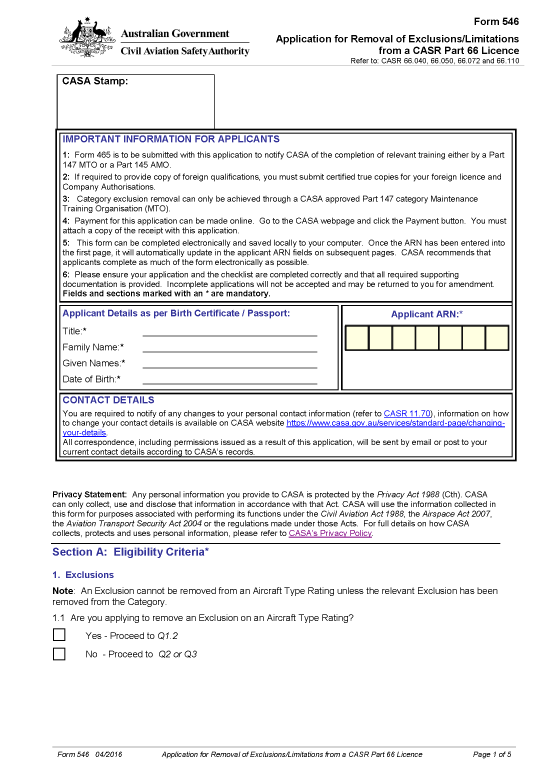
#> input picture data/form100.png, 1654 x 2339 px, given in place of form329.png, which was not available (shown at 1/3 size)
$ jupyter execute --allow-errors PDF-Filing-OPENCV.ipynb
#> lines starting #> are read from the running program, lines starting #| are printed output that depends on the picture; after the words box and inside, x2 and y2 are one past the last pixel; in counts of white or black regions, pixels touching at a corner belong together; pictures that were not available may be replaced by others from this repository, and a replacement may not be noted
[cell 1]
import os
from PIL import Image
import matplotlib.pyplot as plt

# Path to the data folder
data_folder = os.path.join(os.path.dirname("*"), "data")

# Get all image files from the data folder
image_extensions = (".png", ".jpg", ".jpeg", ".bmp", ".tiff")
image_files = [f for f in os.listdir(data_folder) if f.lower().endswith(image_extensions)]
image_files

[cell 2]
len(image_files)

#> (a cell that did not finish here is left out)

#> (a cell that did not finish here is left out)

[cell 5]
import os
import cv2
import numpy as np
from PIL import Image
import matplotlib.pyplot as plt
import matplotlib.patches as mpatches

# ─────────────────────────────────────────────
# CONFIG
# ─────────────────────────────────────────────
DATA_FOLDER = os.path.join(os.path.dirname("*"), "data")
IMAGE_NAME  = "form329.png"          # ← change to any form image
IMAGE_PATH  = os.path.join(DATA_FOLDER, IMAGE_NAME)

# Tuning knobs (tweak if detection is off)
MIN_TEXT_FIELD_W   = 60    # min width  of a text-input box (px)
MIN_TEXT_FIELD_H   = 10    # min height of a text-input box (px)
MAX_TEXT_FIELD_W   = 1400  # ignore page-width rectangles
MAX_TEXT_FIELD_H   = 80    # taller than this → not a text field
CHECKBOX_MIN       = 10    # min side length for checkbox / radio
CHECKBOX_MAX       = 50    # max side length for checkbox / radio
SQUARE_TOLERANCE   = 0.30  # how close to square (0 = perfect square)

# ─────────────────────────────────────────────
# HELPERS
# ─────────────────────────────────────────────

def load_image(path):
    """Load with OpenCV; handle 1-bit (binary) PNGs via Pillow."""
    img_pil = Image.open(path).convert("L")          # to 8-bit grayscale
    img = np.array(img_pil)
    return img

def preprocess(gray):
    """Binarise and clean up noise."""
    # Otsu threshold → clean binary
    _, binary = cv2.threshold(gray, 0, 255, cv2.THRESH_BINARY_INV + cv2.THRESH_OTSU)
    # Light morphological closing to join broken rectangle edges
    kernel = cv2.getStructuringElement(cv2.MORPH_RECT, (2, 2))
    binary = cv2.morphologyEx(binary, cv2.MORPH_CLOSE, kernel)
    return binary

def detect_rectangles(binary):
    """Find all rectangular contours and return their bounding boxes."""
    contours, _ = cv2.findContours(binary, cv2.RETR_CCOMP, cv2.CHAIN_APPROX_SIMPLE)
    rects = []
    for cnt in contours:
        peri   = cv2.arcLength(cnt, True)
        approx = cv2.approxPolyDP(cnt, 0.02 * peri, True)
        if len(approx) == 4:                         # quadrilateral
            x, y, w, h = cv2.boundingRect(approx)
            rects.append((x, y, w, h))
    return rects

def classify_elements(rects, img_w, img_h):
    """Split rectangles into text fields, checkboxes, and unknowns."""
    text_fields = []
    checkboxes  = []
    unknowns    = []

    for (x, y, w, h) in rects:
        # Skip full-page bounding boxes
        if w > img_w * 0.95 or h > img_h * 0.95:
            continue

        aspect  = w / h if h > 0 else 0
        squareness = abs(1 - (w / h)) if h > 0 else 99

        # ── Checkbox / radio button ─────────────────
        if (CHECKBOX_MIN <= w <= CHECKBOX_MAX and
            CHECKBOX_MIN <= h <= CHECKBOX_MAX and
            squareness <= SQUARE_TOLERANCE):
            checkboxes.append((x, y, w, h))

        # ── Text input field ────────────────────────
        elif (MIN_TEXT_FIELD_W <= w <= MAX_TEXT_FIELD_W and
              MIN_TEXT_FIELD_H <= h <= MAX_TEXT_FIELD_H and
              aspect >= 1.5):                         # wider than tall
            text_fields.append((x, y, w, h))

    return text_fields, checkboxes

def draw_results(gray, text_fields, checkboxes):
    """Overlay coloured bounding boxes and return an annotated RGB image."""
    vis = cv2.cvtColor(gray, cv2.COLOR_GRAY2BGR)

    for (x, y, w, h) in text_fields:
        cv2.rectangle(vis, (x, y), (x+w, y+h), (0, 180, 0), 2)    # green

    for (x, y, w, h) in checkboxes:
        cv2.rectangle(vis, (x, y), (x+w, y+h), (255, 80, 0), 2)   # blue

    return vis

def print_summary(text_fields, checkboxes):
    print("\n=== Detection Summary ===")
    print(f"  Text / input fields : {len(text_fields)}")
    print(f"  Checkboxes / radios : {len(checkboxes)}")
    print("=========================\n")

    if text_fields:
        print("Text fields (x, y, w, h):")
        for i, r in enumerate(text_fields[:10]):   # show first 10
            print(f"  [{i+1}] x={r[0]}, y={r[1]}, w={r[2]}, h={r[3]}")
        if len(text_fields) > 10:
            print(f"  ... and {len(text_fields)-10} more")

    if checkboxes:
        print("\nCheckboxes (x, y, w, h):")
        for i, r in enumerate(checkboxes[:10]):
            print(f"  [{i+1}] x={r[0]}, y={r[1]}, w={r[2]}, h={r[3]}")
        if len(checkboxes) > 10:
            print(f"  ... and {len(checkboxes)-10} more")

# ─────────────────────────────────────────────
# MAIN
# ─────────────────────────────────────────────

def main():
    print(f"Loading: {IMAGE_PATH}")
    gray   = load_image(IMAGE_PATH)
    h_img, w_img = gray.shape

    print(f"Image size: {w_img} x {h_img} px")
#| Image size: 1654 x 2339 px

    binary = preprocess(gray)
#> in preprocess, `_, binary = cv2.threshold(gray, 0, 255, cv2.THRESH_BINARY_INV + cv2.TH..`:
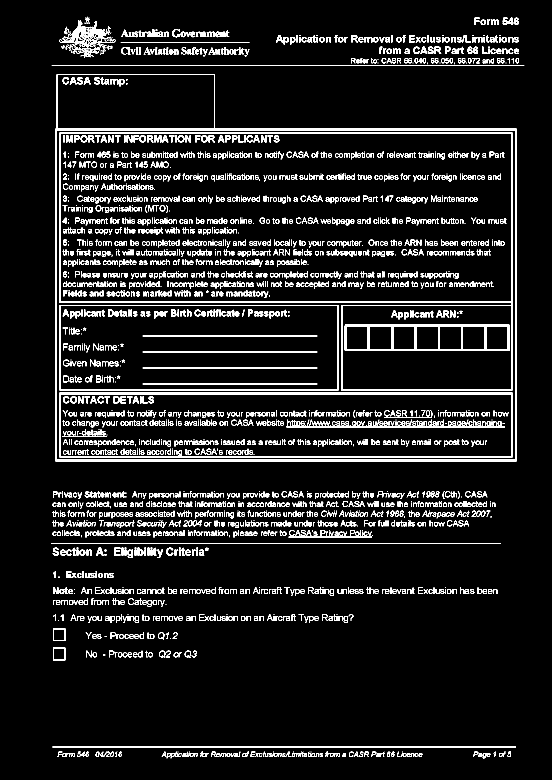
#> binary: shape (2339, 1654) (shown at 1/3 size); 7.2% white; 2805 white regions (407 under 20 px), largest, box (x1, y1, x2, y2) and area: (166, 223, 1550, 1384) 25473, (178, 398, 1538, 1171) 19003, (178, 1178, 1538, 1372) 12096
#> in preprocess, `binary = cv2.morphologyEx(binary, cv2.MORPH_CLOSE, kernel)`:
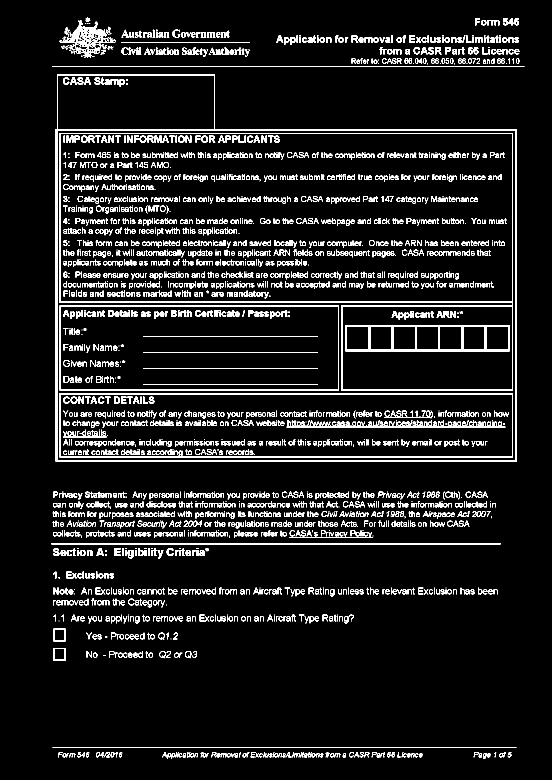
#> binary: shape (2339, 1654) (shown at 1/3 size); 7.2% white; 2589 white regions (299 under 20 px)
    rects  = detect_rectangles(binary)
#> in detect_rectangles, `contours, _ = cv2.findContours(binary, cv2.RETR_CCOMP, cv2.CHAIN_APPRO..`: contours = 3644 contours, 664 with area under 20; largest, box (x1, y1, x2, y2) and area: (167, 224, 1551, 1385) 1455951, (171, 391, 1547, 1381) 1359873, (179, 399, 1539, 1172) 822818, (181, 401, 1537, 905) 681563, (179, 1179, 1539, 1373) 262287
#> the loop in detect_rectangles, `for cnt in contours:` made 3644 passes
#> (peri, x, y, w, h) on passes 74, 90, 93, 94: (4, 1208, 2256, 2, 2), (4, 933, 2256, 2, 2), (4, 904, 2256, 2, 2), (4, 880, 2256, 2, 2)
#> after the loop in detect_rectangles, `for cnt in contours:`: rects = 506 items, first 6: (1208, 2256, 2, 2), (933, 2256, 2, 2), (904, 2256, 2, 2), (880, 2256, 2, 2), (821, 2256, 2, 2), (569, 2256, 2, 2)

    print(f"Total rectangles detected: {len(rects)}")
#| Total rectangles detected: 506

    text_fields, checkboxes = classify_elements(rects, w_img, h_img)
#> the loop in classify_elements, `for (x, y, w, h) in rects:` made 506 passes
#> (x, y, w, h, aspect, squareness) on passes 1 to 3: (1208, 2256, 2, 2, 1, 0), (933, 2256, 2, 2, 1, 0), (904, 2256, 2, 2, 1, 0)
#> after the loop in classify_elements, `for (x, y, w, h) in rects:`: checkboxes = [(160, 1944, 37, 38), (162, 1946, 33, 34), (160, 1886, 37, 38), (162, 1888, 33, 34)]; text_fields = [(1035, 975, 494, 79)]
#> text_fields = [(1035, 975, 494, 79)]
    print_summary(text_fields, checkboxes)
#|   Text / input fields : 1
#|   Checkboxes / radios : 4
#> the loop in print_summary, `for i, r in enumerate(text_fields[:10]):` made 1 pass
#> (printed output is left out)
#> the loop in print_summary, `for i, r in enumerate(checkboxes[:10]):` made 4 passes
#> (printed output is left out)

    # ── Visualise ───────────────────────────────
    vis = draw_results(gray, text_fields, checkboxes)
#> the loop in draw_results, `for (x, y, w, h) in text_fields:` made 1 pass
#> after the loop in draw_results, `for (x, y, w, h) in text_fields:`:
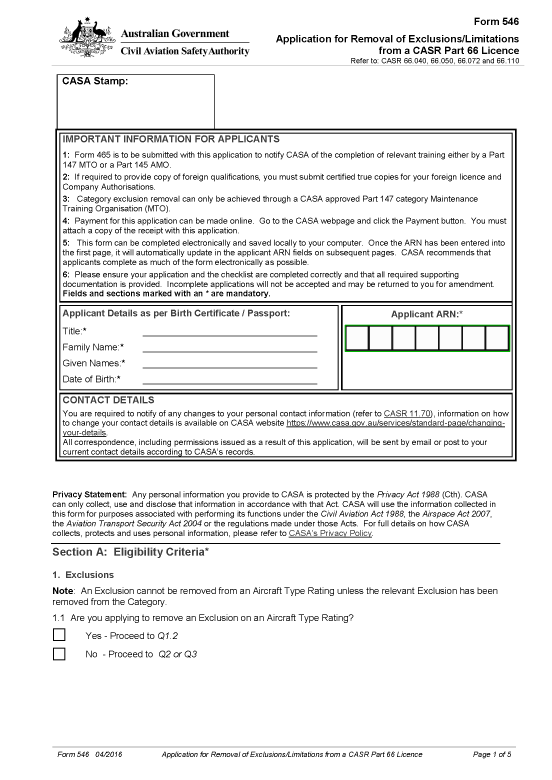
#> vis: shape (2339, 1654, 3) (shown at 1/3 size); mean B, G, R 237.2, 237.4, 237.2
#> the loop in draw_results, `for (x, y, w, h) in checkboxes:` made 4 passes

    legend = [
        mpatches.Patch(color="lime",       label=f"Text fields ({len(text_fields)})"),
        mpatches.Patch(color="dodgerblue", label=f"Checkboxes ({len(checkboxes)})"),
    ]

    fig, axes = plt.subplots(1, 2, figsize=(20, 14))

    axes[0].imshow(gray, cmap="gray")
    axes[0].set_title("Original Form", fontsize=14)
    axes[0].axis("off")

    axes[1].imshow(cv2.cvtColor(vis, cv2.COLOR_BGR2RGB))
    axes[1].set_title("Detected Fillable Elements", fontsize=14)
    axes[1].legend(handles=legend, loc="upper right", fontsize=11)
    axes[1].axis("off")

    plt.suptitle(IMAGE_NAME, fontsize=16, fontweight="bold")
    plt.tight_layout()
    plt.show()

    # ── Optional: save annotated image ──────────
    out_path = os.path.join(os.path.dirname("*"), "detected_fields.png")
    cv2.imwrite(out_path, vis)
    print(f"\nAnnotated image saved → {out_path}")


if __name__ == "__main__":
    main()

[cell 6]
import os
import cv2
import numpy as np
from PIL import Image
import matplotlib.pyplot as plt
import matplotlib.patches as mpatches

# ─────────────────────────────────────────────
# CONFIG
# ─────────────────────────────────────────────
DATA_FOLDER = os.path.join(os.path.dirname("*"), "data")
IMAGE_NAME  = "form329.png"          # ← change to any form image
IMAGE_PATH  = os.path.join(DATA_FOLDER, IMAGE_NAME)

# Checkbox detection
CHECKBOX_MIN      = 10    # min side length (px)
CHECKBOX_MAX      = 50    # max side length (px)
SQUARE_TOLERANCE  = 0.30  # 0 = perfect square

# Input line detection
LINE_MIN_W        = 100   # min width (px)
LINE_MAX_H        = 4     # max thickness (px) — must look like a line, not a box
LABEL_SEARCH_PX   = 300   # how far left to look for a label
LABEL_PIXEL_RATIO = 0.01  # min dark pixel ratio to confirm label exists

# ─────────────────────────────────────────────
# IMAGE LOADING & PREPROCESSING
# ─────────────────────────────────────────────

def load_image(path):
    """Load any PNG (including 1-bit) as 8-bit grayscale."""
    img_pil = Image.open(path).convert("L")
    return np.array(img_pil)

def preprocess(gray):
    """Otsu binarisation + light closing to join broken edges."""
    _, binary = cv2.threshold(gray, 0, 255, cv2.THRESH_BINARY_INV + cv2.THRESH_OTSU)
    kernel = cv2.getStructuringElement(cv2.MORPH_RECT, (2, 2))
    return cv2.morphologyEx(binary, cv2.MORPH_CLOSE, kernel)

# ─────────────────────────────────────────────
# CHECKBOX DETECTION
# ─────────────────────────────────────────────

def detect_checkboxes(binary, img_w, img_h):
    """Find small near-square rectangles = checkboxes / radio buttons."""
    contours, _ = cv2.findContours(binary, cv2.RETR_CCOMP, cv2.CHAIN_APPROX_SIMPLE)
    checkboxes = []
    for cnt in contours:
        peri   = cv2.arcLength(cnt, True)
        approx = cv2.approxPolyDP(cnt, 0.02 * peri, True)
        if len(approx) != 4:
            continue
        x, y, w, h = cv2.boundingRect(approx)
        # Skip full-page shapes
        if w > img_w * 0.95 or h > img_h * 0.95:
            continue
        squareness = abs(1 - (w / h)) if h > 0 else 99
        if (CHECKBOX_MIN <= w <= CHECKBOX_MAX and
                CHECKBOX_MIN <= h <= CHECKBOX_MAX and
                squareness <= SQUARE_TOLERANCE):
            checkboxes.append((x, y, w, h))
    return checkboxes

# ─────────────────────────────────────────────
# INPUT LINE DETECTION
# ─────────────────────────────────────────────

def detect_input_lines(binary, checkboxes):
    """
    Find horizontal lines that:
      1. Are wide and thin (not a box).
      2. Have text/label pixels to their left.
      3. Do NOT share the same coordinates as any checkbox.
    """
    # Step 1: isolate horizontal strokes
    kernel  = cv2.getStructuringElement(cv2.MORPH_RECT, (40, 1))
    h_lines = cv2.morphologyEx(binary, cv2.MORPH_OPEN, kernel)

    contours, _ = cv2.findContours(h_lines, cv2.RETR_EXTERNAL, cv2.CHAIN_APPROX_SIMPLE)

    lines = []
    for cnt in contours:
        x, y, w, h = cv2.boundingRect(cnt)

        # Must be wide and thin
        if w < LINE_MIN_W or h > LINE_MAX_H:
            continue

        # Step 2: check for label text to the left
        lx1 = max(0, x - LABEL_SEARCH_PX)
        lx2 = max(0, x - 5)
        ly1 = max(0, y - 10)
        ly2 = min(binary.shape[0], y + h + 10)

        if lx2 <= lx1:
            continue

        region = binary[ly1:ly2, lx1:lx2]
        if region.size == 0:
            continue
        if np.count_nonzero(region) / region.size <= LABEL_PIXEL_RATIO:
            continue

        # Step 3: reject if this line is inside or near a checkbox
        VICINITY = 20  # px — how close is "too close"
        near_checkbox = any(
            x >= cx - VICINITY and x + w <= cx + cw + VICINITY and
            y >= cy - VICINITY and y + h <= cy + ch + VICINITY
            for (cx, cy, cw, ch) in checkboxes
        )
        if near_checkbox:
            continue

        lines.append((x, y, w, h))

    return lines

# ─────────────────────────────────────────────
# VISUALISATION
# ─────────────────────────────────────────────

def draw_results(gray, checkboxes, input_lines):
    vis = cv2.cvtColor(gray, cv2.COLOR_GRAY2BGR)

    for (x, y, w, h) in checkboxes:
        cv2.rectangle(vis, (x, y), (x+w, y+h), (255, 80, 0), 2)       # blue

    for (x, y, w, h) in input_lines:
        cv2.rectangle(vis, (x, y-3), (x+w, y+h+3), (0, 165, 255), 2)  # orange

    return vis

# ─────────────────────────────────────────────
# MAIN
# ─────────────────────────────────────────────

def main():
    print(f"Loading: {IMAGE_PATH}")
    gray = load_image(IMAGE_PATH)
    h_img, w_img = gray.shape
    print(f"Image size: {w_img} x {h_img} px")
#| Image size: 1654 x 2339 px

    binary = preprocess(gray)
#> in preprocess, `kernel = cv2.getStructuringElement(cv2.MORPH_RECT, (2, 2))`: kernel = [[1, 1], [1, 1]]

    checkboxes  = detect_checkboxes(binary, w_img, h_img)
#> the loop in detect_checkboxes, `for cnt in contours:` made 3644 passes
#> peri on passes 1 to 3: 36.14, 28.14, 113.8
    input_lines = detect_input_lines(binary, checkboxes)
#> in detect_input_lines, `h_lines = cv2.morphologyEx(binary, cv2.MORPH_OPEN, kernel)`:
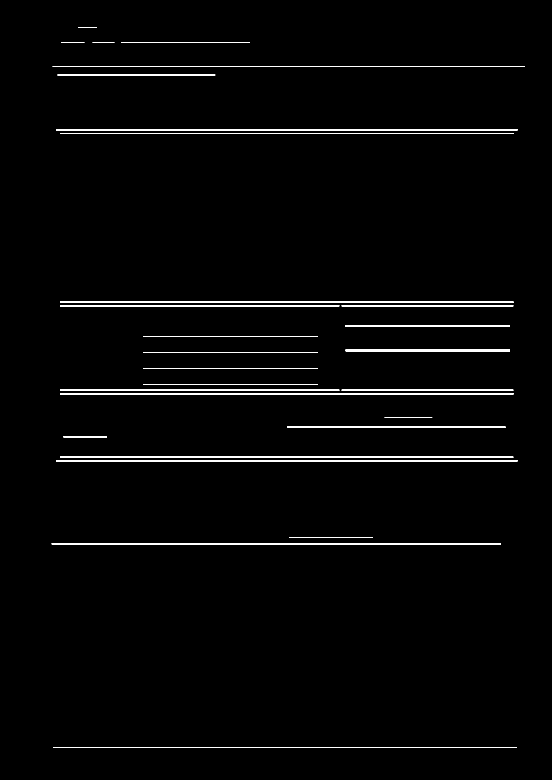
#> h_lines: shape (2339, 1654) (shown at 1/3 size); 1.7% white; 28 white regions
#> in detect_input_lines, `contours, _ = cv2.findContours(h_lines, cv2.RETR_EXTERNAL, cv2.CHAIN_A..`: contours = 28 contours, 3 with area under 20; largest, box (x1, y1, x2, y2) and area: (168, 1380, 1552, 1385) 5532, (168, 387, 1552, 392) 5532, (180, 1179, 1540, 1184) 5436, (180, 904, 1540, 909) 5436, (180, 1370, 1540, 1373) 2718
#> the loop in detect_input_lines, `for cnt in contours:` made 28 passes
#> (cnt, x, y, w, h, lx1, lx2, ly1) on passes 1 to 2: ([[159, 2241], [159, 2242], [1549, 2242], [1549, 2241]], 159, 2241, 1391, 2, 0, 154, 2231), ([[155, 1630], [155, 1632], [1502, 1632], [1502, 1630]], 155, 1630, 1348, 3, 0, 150, 1620)
#> after the loop in detect_input_lines, `for cnt in contours:`: lines = 15 items, first 6: (868, 1611, 250, 3), (180, 1370, 1360, 3), (190, 1309, 131, 3), (861, 1280, 656, 3), (1154, 1252, 143, 2), (1025, 1169, 515, 3)

    print(f"\n=== Detection Summary ===")
    print(f"  Checkboxes / radios : {len(checkboxes)}")
#|   Checkboxes / radios : 4
    print(f"  Input lines         : {len(input_lines)}")
#|   Input lines         : 15
    print(f"=========================\n")

    vis = draw_results(gray, checkboxes, input_lines)
#> the loop in draw_results, `for (x, y, w, h) in input_lines:` made 15 passes
#> after the loop in draw_results, `for (x, y, w, h) in input_lines:`:
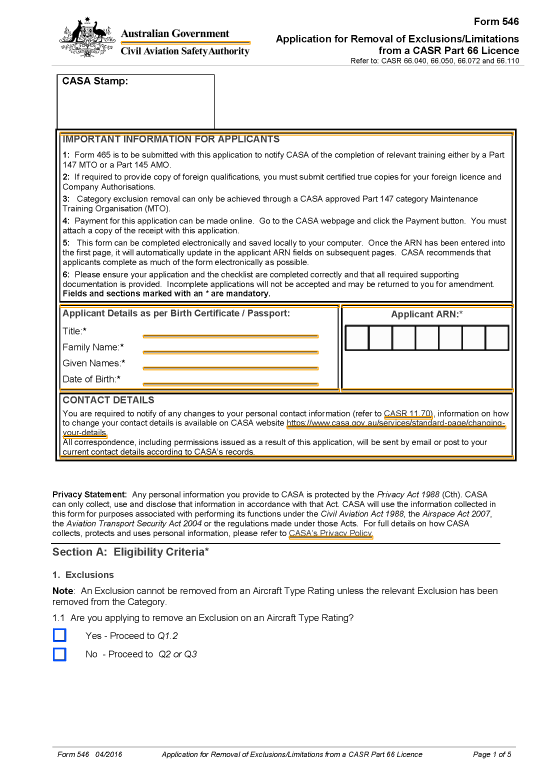
#> vis: shape (2339, 1654, 3) (shown at 1/3 size); mean B, G, R 233.8, 236.1, 237.4

    legend = [
        mpatches.Patch(color="dodgerblue", label=f"Checkboxes ({len(checkboxes)})"),
        mpatches.Patch(color="orange",     label=f"Input lines ({len(input_lines)})"),
    ]

    fig, axes = plt.subplots(1, 2, figsize=(20, 14))

    axes[0].imshow(gray, cmap="gray")
    axes[0].set_title("Original Form", fontsize=14)
    axes[0].axis("off")

    axes[1].imshow(cv2.cvtColor(vis, cv2.COLOR_BGR2RGB))
    axes[1].set_title("Detected Fillable Elements", fontsize=14)
    axes[1].legend(handles=legend, loc="upper right", fontsize=11)
    axes[1].axis("off")

    plt.suptitle(IMAGE_NAME, fontsize=16, fontweight="bold")
    plt.tight_layout()
    plt.show()
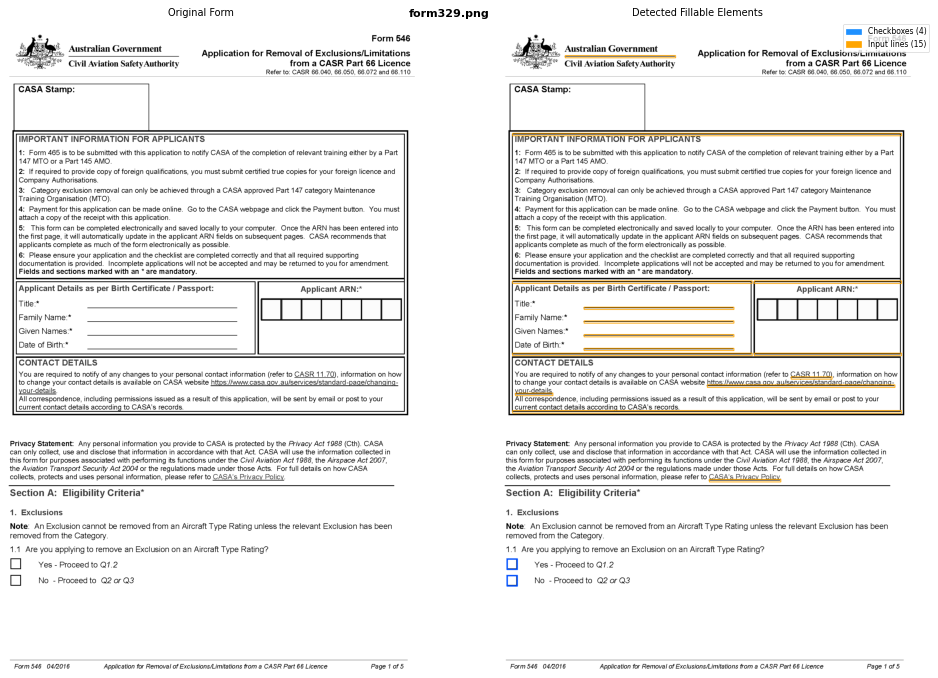
#> figure drawn by matplotlib, 2 panels

    out_path = os.path.join(os.path.dirname("*"), "detected_fields.png")
    cv2.imwrite(out_path, vis)
    print(f"Annotated image saved → {out_path}")


if __name__ == "__main__":
    main()
